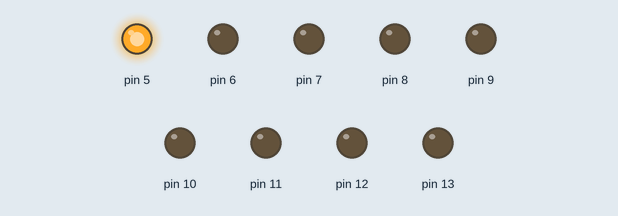
Bench run of a sketch on a simulated Arduino Uno, built with avr-gcc and run on an emulated ATmega328P. Parts: output pins drawn as LEDs (lit = HIGH).

Above: at 0.05 s.
At 1.05 s:
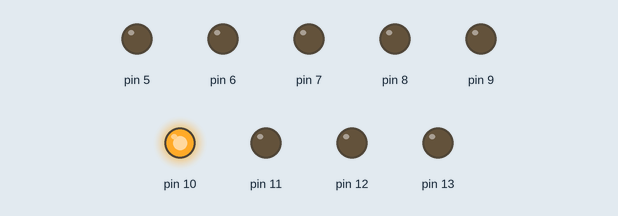
At 1.85 s:
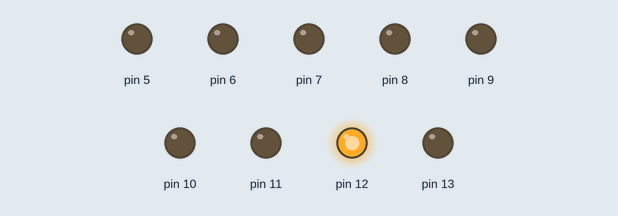
At 3.85 s:
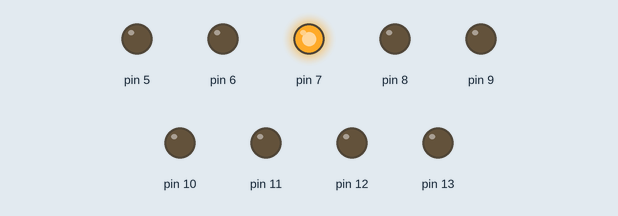
At 5.85 s:
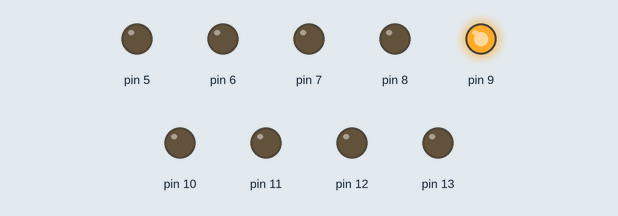
At 7.75 s:
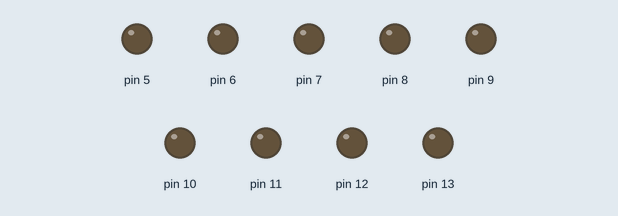
Timing chart, 0 to 8.1 s (numbered marks = the images above):
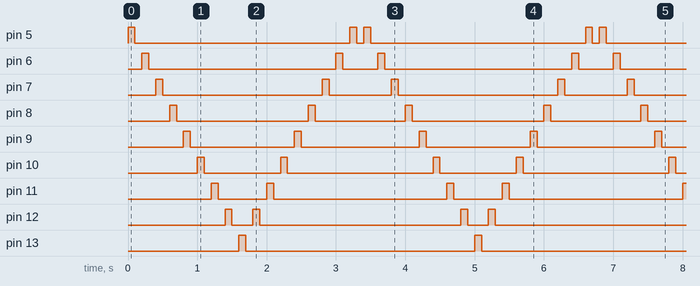

Measured:
- by itself, pin 5: repeats every 3.4 s: LOW 3.1 s, HIGH 0.10 s, LOW 0.10 s, HIGH 0.10 s
- by itself, pin 6: repeats every 3.4 s: LOW 2.7 s, HIGH 0.10 s, LOW 0.50 s, HIGH 0.10 s
- by itself, pin 7: repeats every 3.4 s: LOW 2.3 s, HIGH 0.10 s, LOW 0.90 s, HIGH 0.10 s
- by itself, pin 8: repeats every 3.4 s: LOW 1.9 s, HIGH 0.10 s, LOW 1.3 s, HIGH 0.10 s
- by itself, pin 9: alternates HIGH for 0.10 s and LOW for 1.5 s
- by itself, pin 10: repeats every 3.4 s: LOW 1.1 s, HIGH 0.10 s, LOW 2.1 s, HIGH 0.10 s
- by itself, pin 11: repeats every 3.4 s: LOW 0.70 s, HIGH 0.10 s, LOW 2.5 s, HIGH 0.10 s
- by itself, pin 12: repeats every 3.4 s: LOW 0.30 s, HIGH 0.10 s, LOW 2.9 s, HIGH 0.10 s

The sketch:

project_1_led_control.ino
```cpp
void setup() {
  pinMode(5, OUTPUT);
  pinMode(6, OUTPUT);
  pinMode(7, OUTPUT);
  pinMode(8, OUTPUT);
  pinMode(9, OUTPUT);
  pinMode(10, OUTPUT);
  pinMode(11, OUTPUT);
  pinMode(12, OUTPUT);
  pinMode(13, OUTPUT);

}

void loop() {
 digitalWrite(5, HIGH);
 delay(100);
 digitalWrite(5, LOW);
 delay(100);

 digitalWrite(6, HIGH);
 delay(100);
 digitalWrite(6, LOW);
 delay(100);

 digitalWrite(7, HIGH);
 delay(100);
 digitalWrite(7, LOW);
 delay(100);

 digitalWrite(8, HIGH);
 delay(100);
 digitalWrite(8, LOW);
 delay(100);

 digitalWrite(9, HIGH);
 delay(100);
 digitalWrite(9, LOW);
 delay(100);

 digitalWrite(10, HIGH);
 delay(100);
 digitalWrite(10, LOW);
 delay(100);

 digitalWrite(11, HIGH);
 delay(100);
 digitalWrite(11, LOW);
 delay(100);

digitalWrite(12, HIGH);
 delay(100);
 digitalWrite(12, LOW);
 delay(100);

 digitalWrite(13, HIGH);
 delay(100);
 digitalWrite(13, LOW);
 delay(100);

digitalWrite(12, HIGH);
 delay(100);
 digitalWrite(12, LOW);
 delay(100);

digitalWrite(11, HIGH);
 delay(100);
 digitalWrite(11, LOW);
 delay(100);

 digitalWrite(10, HIGH);
 delay(100);
 digitalWrite(10, LOW);
 delay(100);

 digitalWrite(9, HIGH);
 delay(100);
 digitalWrite(9, LOW);
 delay(100);

 digitalWrite(8, HIGH);
 delay(100);
 digitalWrite(8, LOW);
 delay(100);

 digitalWrite(7, HIGH);
 delay(100);
 digitalWrite(7, LOW);
 delay(100);

 digitalWrite(6, HIGH);
 delay(100);
 digitalWrite(6, LOW);
 delay(100);

 digitalWrite(5, HIGH);
 delay(100);
 digitalWrite(5, LOW);
 delay(100);


}
```
